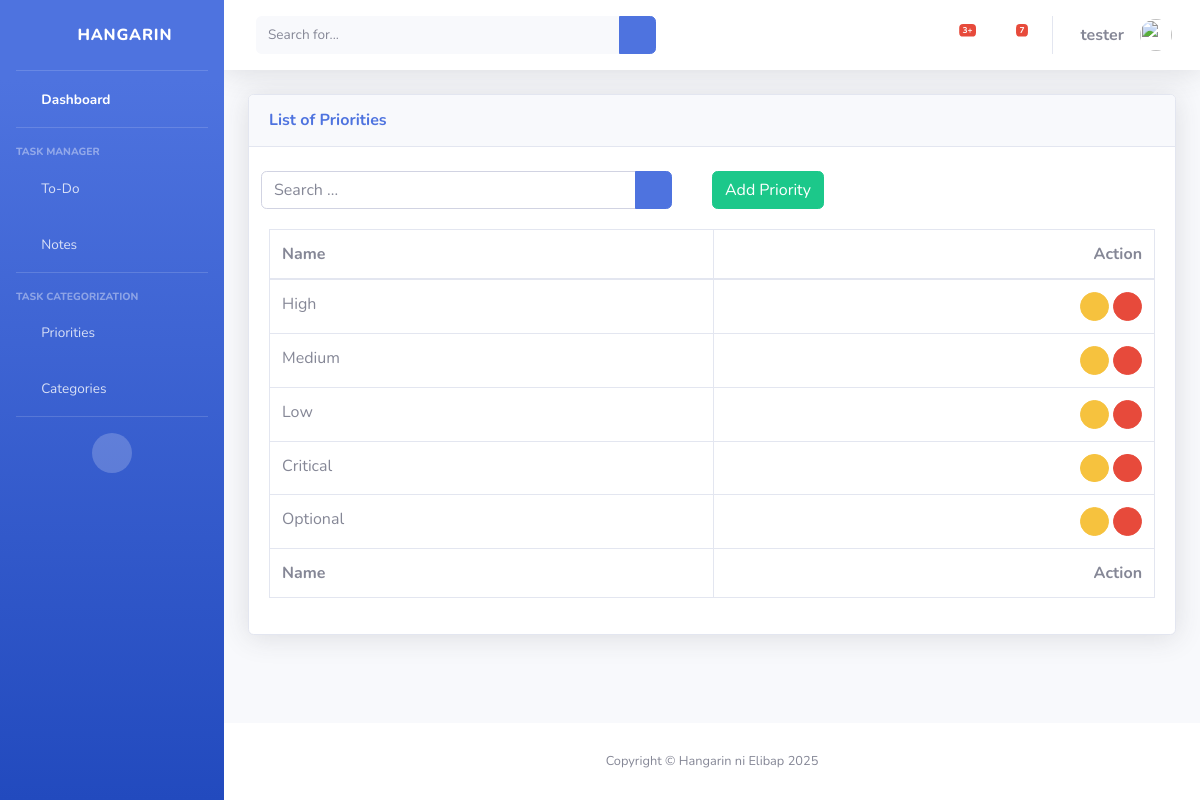
Page /priority_list (signed in) on the committed database.
### taskmanager/models.py (models this page shows, shortened)
class BaseModel(models.Model):
    created_at = models.DateTimeField(auto_now_add=True, db_index=True)
    updated_at = models.DateTimeField(auto_now=True)
    class Meta:
        abstract = True

class Priority(BaseModel):
    name = models.CharField(max_length=150)
    class Meta:
        verbose_name = "Priority"
        verbose_name_plural = "Priorities"

### taskmanager/views.py (the view)
# urls.py: path('priority_list', PriorityList.as_view(), name='priority-list'),
class PriorityList(LoginRequiredMixin, ListView):
    model = Priority
    context_object_name = 'priority'
    template_name = 'priority_list.html'
    paginate_by = 5
    def get_queryset(self):
        qs = super().get_queryset()
        query = self.request.GET.get('q')
        if query:
            qs = qs.filter(
                Q(name__icontains=query)
            )
        return qs

### templates/priority_list.html (shortened to what this page needs)
{% extends 'base.html' %} {% load static %} {% block content %}
<div class="content">
    <div class="container-fluid">
        <div class="row">
            <div class="col-md-12">
                <div class="card shadow mb-4">
                    <div class="card-header py-3">
                        <h6 class="m-0 font-weight-bold text-primary">List of Priorities</h6>
                    </div>
                    <br />
                    <div class="col-md-12 row">
                        <div class="col-md-6">
                            <form class="navbar-left navbar-form nav-search mr-md-3" action="{% url 'priority-list' %}">
                                <div class="input-group">
                                    <input type="text" placeholder="Search ..." class="form-control" name="q" />
                                    <div class="input-group-append">
                                        <button class="btn btn-primary" type="submit">
                                            <i class="fas fa-search fa-sm"></i>
                                        </button>
                                    </div>
                                </div>
                            </form>
                        </div>
                        <div class="col-md-6">
                            <div class="pull-right">
                                <a href="{% url 'priority-add' %}" class="btn btn-success btn-rounded">Add Priority</a>
                            </div>
                        </div>
                    </div>
                    <div class="card-body">
                        <div class="table-responsive">
                            <table class="table table-bordered" id="dataTable" width="100%" cellspacing="0">
                                <thead>
                                    <tr>
                                        <th scope="col">Name</th>
                                        <th class="text-right" scope="col">Action</th>
                                    </tr>
                                </thead>
                                <tfoot>
                                    <tr>
                                        <th scope="col">Name</th>
                                        <th class="text-right" scope="col">Action</th>
                                    </tr>
                                </tfoot>
                                <tbody>
                                    {% for object in object_list %}
                                    <tr>
                                        <td>{{ object.name }}</td>
                                        <td class="text-right">
                                            <a class="btn btn-warning btn-circle btn-sm" href="priority_list/{{ object.id }}">
                                                <i class="fas fa-wrench"></i>
                                            </a>
                                            <a class="btn btn-danger btn-circle btn-sm" href="priority_list/{{ object.id }}/delete">
                                                <i class="fas fa-trash"></i>
                                            </a>
                                        </td>
                                    </tr>
                                    {% empty %}
                                    <tr>
                                        <td colspan="4" style="text-align: center">
                                            <p class="text-sm font-weight-bold mb-0">No Records Found</p>
                                        </td>
                                    </tr>
                                    {% endfor %}
                                </tbody>
                            </table>
                        </div>
                    </div>
                </div>
            </div>
        </div>
    </div>
</div>
{% endblock %}

### templates/base.html (shortened to what this page needs)
{% load static %}
{% load pwa %}
<!DOCTYPE html>
<html lang="en">
<head>
    <link rel="stylesheet" href="{% static 'css/sb-admin-2.min.css' %}">
    <link href="{% static 'vendor/fontawesome-free/css/all.min.css' %}" rel="stylesheet" type="text/css">
</head>
<body id="page-top">
    <div id="wrapper">
        <ul class="navbar-nav bg-gradient-primary sidebar sidebar-dark accordion" id="accordionSidebar">
            <a class="sidebar-brand d-flex align-items-center justify-content-center" href="{% url 'home' %}">
                <div class="sidebar-brand-icon rotate-n-15">
                    <i class="fas fa-clipboard-list"></i>
                </div>
                <div class="sidebar-brand-text mx-3">Hangarin</div>
            </a>
            <hr class="sidebar-divider my-0">
            <li class="nav-item active">
                <a class="nav-link" href="{% url 'home' %}">
                    <i class="fas fa-fw fa-tachometer-alt"></i>
                    <span>Dashboard</span></a>
            </li>
            <hr class="sidebar-divider">
            <div class="sidebar-heading">
                Task Manager
            </div>
            <li class="nav-item">
                <a class="nav-link collapsed" href="#" data-toggle="collapse" data-target="#collapseUtilities"
                    aria-expanded="true" aria-controls="collapseUtilities">
                    <i class="fas fa-fw fa-clipboard-list"></i>
                    <span>To-Do</span>
                </a>
            </li>
            <li class="nav-item">
                <a class="nav-link" href="{% url 'note-list' %}">
                    <i class="fas fa-fw fa-comments"></i>
                    <span>Notes</span></a>
            </li>
            <hr class="sidebar-divider">
            <div class="sidebar-heading">
                Task Categorization
            </div>
            <li class="nav-item">
                <a class="nav-link" href="{% url 'priority-list' %}">
                    <i class="fas fa-fw fa-calendar"></i>
                    <span>Priorities</span></a>
            </li>
            <li class="nav-item">
                <a class="nav-link" href="{% url 'category-list' %}">
                    <i class="fas fa-fw fa-folder"></i>
                    <span>Categories</span></a>
            </li>
            <hr class="sidebar-divider d-none d-md-block">
            <div class="text-center d-none d-md-inline">
                <button class="rounded-circle border-0" id="sidebarToggle"></button>
            </div>
        </ul>
        <div id="content-wrapper" class="d-flex flex-column">
            <div id="content">
                <nav class="navbar navbar-expand navbar-light bg-white topbar mb-4 static-top shadow">
                    <form
                        class="d-none d-sm-inline-block form-inline mr-auto ml-md-3 my-2 my-md-0 mw-100 navbar-search">
                        <div class="input-group">
                            <input type="text" class="form-control bg-light border-0 small" placeholder="Search for..."
                                aria-label="Search" aria-describedby="basic-addon2">
                            <div class="input-group-append">
                                <button class="btn btn-primary" type="button">
                                    <i class="fas fa-search fa-sm"></i>
                                </button>
                            </div>
                        </div>
                    </form>
                    <ul class="navbar-nav ml-auto">
                        <li class="nav-item dropdown no-arrow mx-1">
                            <a class="nav-link dropdown-toggle" href="#" id="alertsDropdown" role="button"
                                data-toggle="dropdown" aria-haspopup="true" aria-expanded="false">
                                <i class="fas fa-bell fa-fw"></i>
                                <span class="badge badge-danger badge-counter">3+</span>
                            </a>
                        </li>
                        <li class="nav-item dropdown no-arrow mx-1">
                            <a class="nav-link dropdown-toggle" href="#" id="messagesDropdown" role="button"
                                data-toggle="dropdown" aria-haspopup="true" aria-expanded="false">
                                <i class="fas fa-envelope fa-fw"></i>
                                <span class="badge badge-danger badge-counter">7</span>
                            </a>
                        </li>
                        <li class="nav-item dropdown no-arrow">
                            <a class="nav-link dropdown-toggle" href="#" id="userDropdown" role="button"
                                data-toggle="dropdown" aria-haspopup="true" aria-expanded="false">
                                <span class="mr-3 d-none d-lg-inline text-gray-600"><b>{{ request.user.username }}</b></span>
                                <img class="img-profile rounded-circle"
                                    src="{% static 'img/undraw_profile.svg'%}">
                            </a>
                        </li>
                    </ul>
                </nav>
                {% block content %}
                {% endblock %}
            </div>
            <footer class="sticky-footer bg-white">
                <div class="container my-auto">
                    <div class="copyright text-center my-auto">
                        <span>Copyright &copy; Hangarin ni Elibap 2025</span>
                    </div>
                </div>
            </footer>
        </div>
    </div>
</body>
</html>

### rows in the picture
Priority: name "High"
Priority: name "Medium"
Priority: name "Low"
Priority: name "Critical"
Priority: name "Optional"

### other values in the picture
{{ request.user.username }} "tester"
